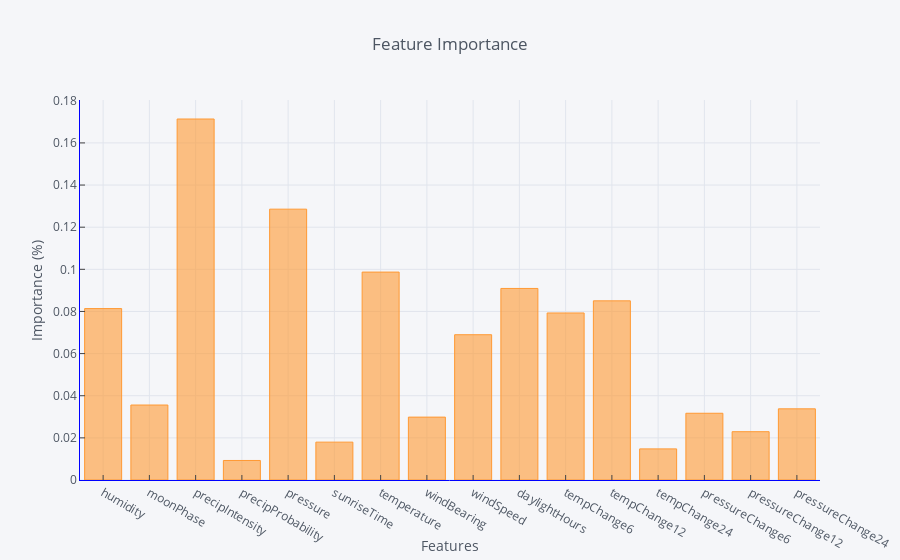

The code cell stored with this chart in its notebook:
### Code cell
test_visual.iplot(kind='bar', xTitle='Features',
                    linecolor='blue', 
                    yTitle='Importance (%)',
                    ticks='inside',
                    title="Feature Importance")

### Figure 1 — Plotly figure (JSON) as saved in the notebook; plotly's stock layout.template omitted (floating-point values rounded to 4 significant figures)
{"data": [{"marker": {"color": "rgba(255, 153, 51, 0.6)", "line": {"color": "rgba(255, 153, 51, 1.0)", "width": 1}}, "name": "0", "orientation": "v", "text": "", "type": "bar", "uid": "162b262c-4f38-468c-8163-7ebc447224e0", "x": ["humidity", "moonPhase", "precipIntensity", "precipProbability", "pressure", "sunriseTime", "temperature", "windBearing", "windSpeed", "daylightHours", "tempChange6", "tempChange12", "tempChange24", "pressureChange6", "pressureChange12", "pressureChange24"], "y": [0.08136, 0.03559, 0.1714, 0.009267, 0.1286, 0.01798, 0.09869, 0.02985, 0.06895, 0.09092, 0.07928, 0.08504, 0.01477, 0.03169, 0.02293, 0.03378]}], "layout": {"autosize": true, "legend": {"bgcolor": "#F5F6F9", "font": {"color": "#4D5663"}}, "paper_bgcolor": "#F5F6F9", "plot_bgcolor": "#F5F6F9", "title": {"font": {"color": "#4D5663"}, "text": "Feature Importance"}, "xaxis": {"autorange": true, "gridcolor": "#E1E5ED", "linecolor": "blue", "range": [-0.5, 15.5], "showgrid": true, "tickfont": {"color": "#4D5663"}, "ticks": "inside", "title": {"font": {"color": "#4D5663"}, "text": "Features"}, "type": "category", "zerolinecolor": "#E1E5ED"}, "yaxis": {"autorange": true, "gridcolor": "#E1E5ED", "linecolor": "blue", "range": [0, 0.1804], "showgrid": true, "tickfont": {"color": "#4D5663"}, "ticks": "inside", "title": {"font": {"color": "#4D5663"}, "text": "Importance (%)"}, "type": "linear", "zerolinecolor": "#E1E5ED"}}}
